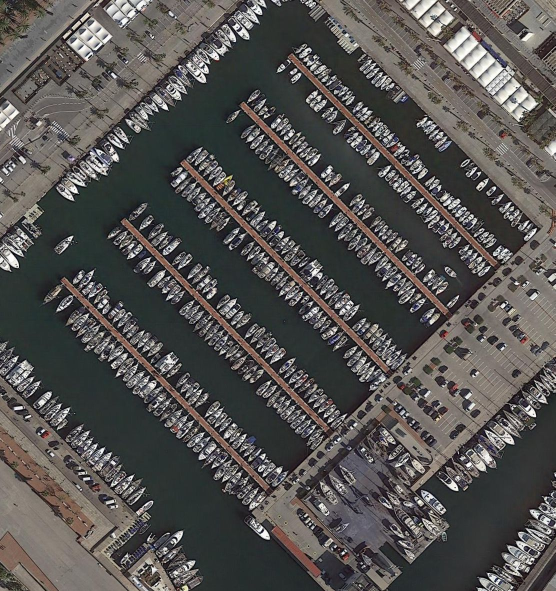
#> input picture datasets/DOTA_devkit/example/images/P0706.jpg, 1111 x 1182 px, given in place of P0706.png, which was not available (shown at 1/2 size)
$ python SplitOnlyImage.py
#> lines starting #> are read from the running program, lines starting #| are printed output that depends on the picture; pictures that were not available may be replaced by others from this repository, and a replacement may not be noted
### DOTA_devkit/dota_utils.py
import sys
import codecs
import numpy as np
import shapely.geometry as shgeo
import os
import re
import math

"""
    some basic functions which are useful for process DOTA data
"""

wordname_15 = ['plane', 'baseball-diamond', 'bridge', 'ground-track-field', 'small-vehicle', 'large-vehicle', 'ship', 'tennis-court',
               'basketball-court', 'storage-tank',  'soccer-ball-field', 'roundabout', 'harbor', 'swimming-pool', 'helicopter']


def custombasename(fullname):
    return os.path.basename(os.path.splitext(fullname)[0])


def GetFileFromThisRootDir(dir, ext=None):
#> called with dir = 'example/images'
    allfiles = []
    needExtFilter = (ext != None)
    for root, dirs, files in os.walk(dir):
        for filespath in files:
            filepath = os.path.join(root, filespath)
            extension = os.path.splitext(filepath)[1][1:]
            if needExtFilter and extension in ext:
                allfiles.append(filepath)
            elif not needExtFilter:
                allfiles.append(filepath)
    return allfiles


# [103 lines left out: functions TuplePoly2Poly, parse_dota_poly, parse_dota_poly2, parse_dota_rec, dots4ToRec4, not called in this run]


def dots4ToRec8(poly):
    xmin, ymin, xmax, ymax = dots4ToRec4(poly)
    return xmin, ymin, xmax, ymin, xmax, ymax, xmin, ymax
    # return dots2ToRec8(dots4ToRec4(poly))


def dots2ToRec8(rec):
    xmin, ymin, xmax, ymax = rec[0], rec[1], rec[2], rec[3]
    return xmin, ymin, xmax, ymin, xmax, ymax, xmin, ymax


# [101 lines left out: functions groundtruth2Task1, Task2groundtruth_poly, polygonToRotRectangle, not called in this run]


def cal_line_length(point1, point2):
    return math.sqrt(math.pow(point1[0] - point2[0], 2) + math.pow(point1[1] - point2[1], 2))


# [29 lines left out: function get_best_begin_point, not called in this run]

### DOTA_devkit/SplitOnlyImage.py
import os
import numpy as np
import cv2
import copy
from . import dota_utils as util


class splitbase():
    def __init__(self,
                 srcpath,
                 dstpath,
                 gap=100,
                 subsize=1024,
                 ext='.png'):
        self.srcpath = srcpath
        self.outpath = dstpath
        self.gap = gap
        self.subsize = subsize
        self.slide = self.subsize - self.gap
        self.srcpath = srcpath
        self.dstpath = dstpath
        self.ext = ext

    def saveimagepatches(self, img, subimgname, left, up, ext='.png'):
        subimg = copy.deepcopy(
            img[up: (up + self.subsize), left: (left + self.subsize)])

        if subimg.shape[0] < self.subsize or subimg.shape[1] < self.subsize:
            shape = np.array(img.shape)
            shape[:2] = self.subsize
            tmpimg = np.zeros(shape)
            tmpimg[:subimg.shape[0], :subimg.shape[1]] = subimg[:, :]
            subimg = tmpimg

        outdir = os.path.join(self.dstpath, subimgname + ext)
        cv2.imwrite(outdir, subimg)

    def SplitSingle(self, name, rate, extent):
#> called with name = 'P0706', rate = 1, extent = '.png'
        img = cv2.imread(os.path.join(self.srcpath, name + extent))
#> img is the input picture: shape (1182, 1111, 3); mean B, G, R 81.4, 83.3, 85.4
        assert np.shape(img) != ()

        if (rate != 1):
            resizeimg = cv2.resize(
                img, None, fx=rate, fy=rate, interpolation=cv2.INTER_CUBIC)
        else:
            resizeimg = img
        outbasename = name + '__' + str(rate) + '__'

        weight = np.shape(resizeimg)[1]
#> weight = 1111
        height = np.shape(resizeimg)[0]
#> height = 1182

        left, up = 0, 0
        while (left < weight):
            if (left + self.subsize >= weight):
                left = max(weight - self.subsize, 0)
            up = 0
            while (up < height):
                if (up + self.subsize >= height):
                    up = max(height - self.subsize, 0)
                subimgname = outbasename + str(left) + '___' + str(up)
                self.saveimagepatches(resizeimg, subimgname, left, up, extent)
                if (up + self.subsize >= height):
                    break
                else:
                    up = up + self.slide
            if (left + self.subsize >= weight):
                break
            else:
                left = left + self.slide
#> this loop made 2 passes
#> pass 1, in saveimagepatches, `subimg = copy.deepcopy( img[up: (up + self.subsize), left: (left + sel..`:
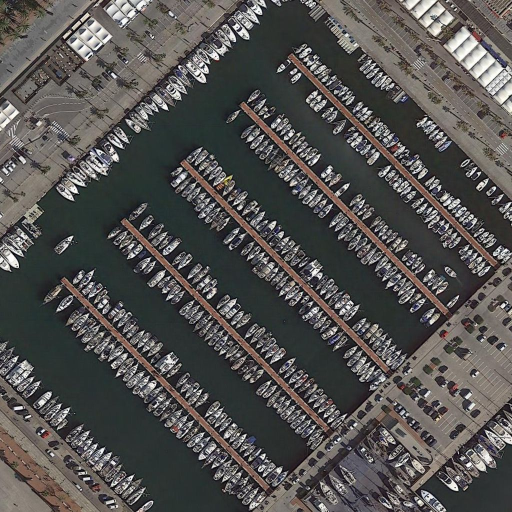
#> subimg: shape (1024, 1024, 3) (shown at 1/2 size); mean B, G, R 80.7, 82.4, 84.2
#> pass 1, in saveimagepatches (call 2), `subimg = copy.deepcopy( img[up: (up + self.subsize), left: (left + sel..`:
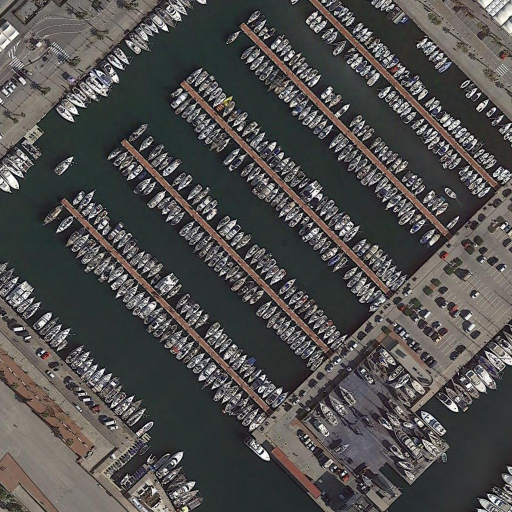
#> subimg: shape (1024, 1024, 3) (shown at 1/2 size); mean B, G, R 77.6, 79, 80.7
#> pass 2, in saveimagepatches (call 3), `subimg = copy.deepcopy( img[up: (up + self.subsize), left: (left + sel..`:
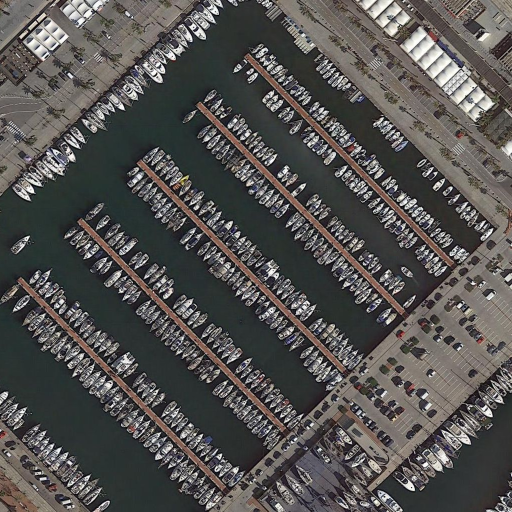
#> subimg: shape (1024, 1024, 3) (shown at 1/2 size); mean B, G, R 81.1, 82.7, 84.6
#> pass 2, in saveimagepatches (call 4), `subimg = copy.deepcopy( img[up: (up + self.subsize), left: (left + sel..`:
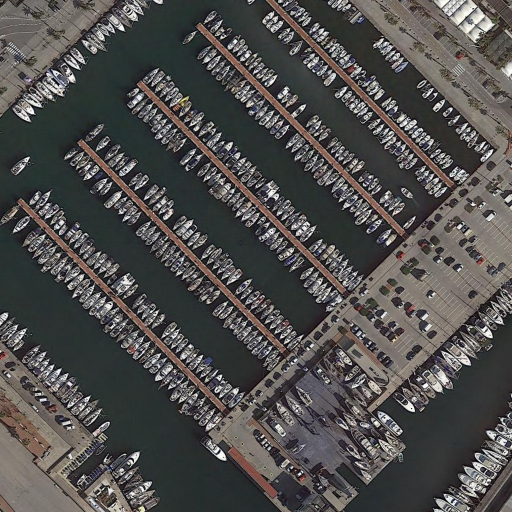
#> subimg: shape (1024, 1024, 3) (shown at 1/2 size); mean B, G, R 77.6, 78.9, 80.6
#> after the loop, left = 87

    def splitdata(self, rate):

        imagelist = util.GetFileFromThisRootDir(self.srcpath)
        imagenames = [util.custombasename(x) for x in imagelist if (
            util.custombasename(x) != 'Thumbs')]
        for name in imagenames:
            self.SplitSingle(name, rate, self.ext)


if __name__ == '__main__':
    split = splitbase(r'example/images',
                      r'example/imagesSplit')
    split.splitdata(1)

$ run again, on datasets/DOTA_devkit/example/images/P1888.jpg
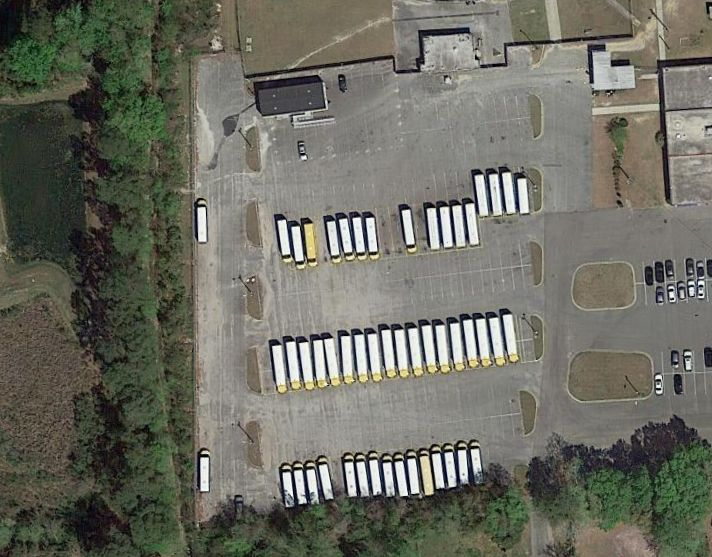
#> input picture datasets/DOTA_devkit/example/images/P1888.jpg, 712 x 557 px, given in place of P1888.png, which was not available
#> in SplitSingle, img is the input picture: shape (557, 712, 3); mean B, G, R 97.5, 107.9, 107.5
#> the loop in SplitSingle, `while (left < weight):` made 1 pass
#> pass 1, in saveimagepatches, `subimg = tmpimg`:
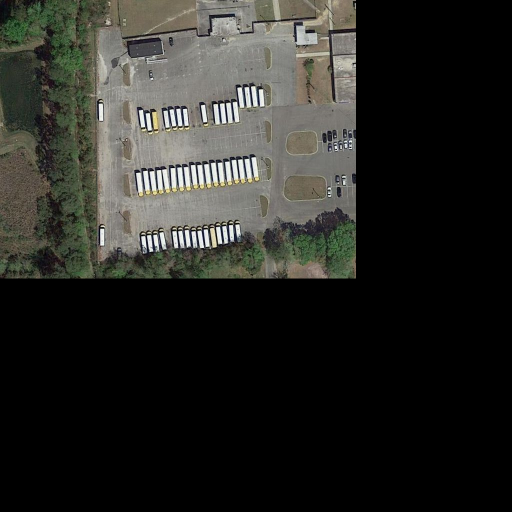
#> subimg: shape (1024, 1024, 3) float64 (shown at 1/2 size); mean of channels 0, 1, 2 36.9, 40.8, 40.6; drawn as B, G, R
#> after the loop in SplitSingle, `while (left < weight):`: left = 0

$ run again, on datasets/DOTA_devkit/example/images/P2598.jpg
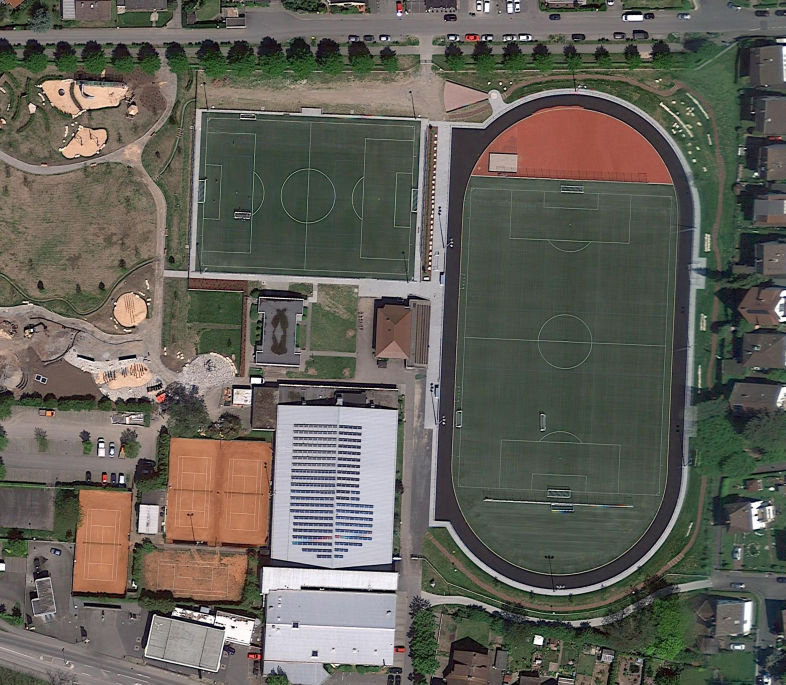
#> input picture datasets/DOTA_devkit/example/images/P2598.jpg, 2356 x 2054 px, given in place of P2598.png, which was not available (shown at 1/3 size)
#> in SplitSingle, img is the input picture: shape (2054, 2356, 3); mean B, G, R 88.8, 97.2, 99.5
#> the loop in SplitSingle, `while (left < weight):` made 3 passes
#> pass 1, in saveimagepatches (call 3), `subimg = copy.deepcopy( img[up: (up + self.subsize), left: (left + sel..`:
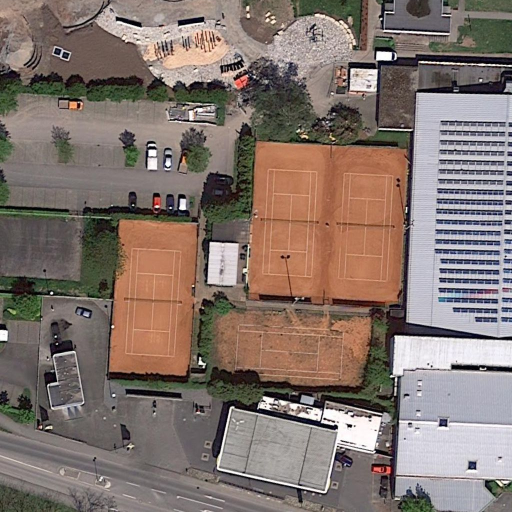
#> subimg: shape (1024, 1024, 3) (shown at 1/2 size); mean B, G, R 109.2, 116.4, 131.1
#> pass 2, in saveimagepatches (call 4), `subimg = copy.deepcopy( img[up: (up + self.subsize), left: (left + sel..`:
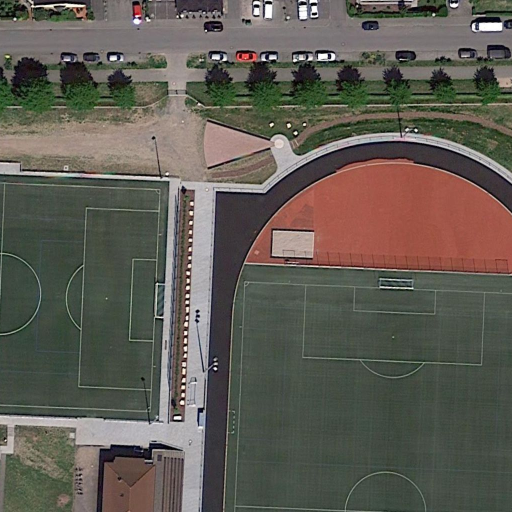
#> subimg: shape (1024, 1024, 3) (shown at 1/2 size); mean B, G, R 83.4, 91.9, 95.8
#> after the loop in SplitSingle, `while (left < weight):`: left = 1332

$ run again, on datasets/DOTA_devkit/example/images/P2709.jpg
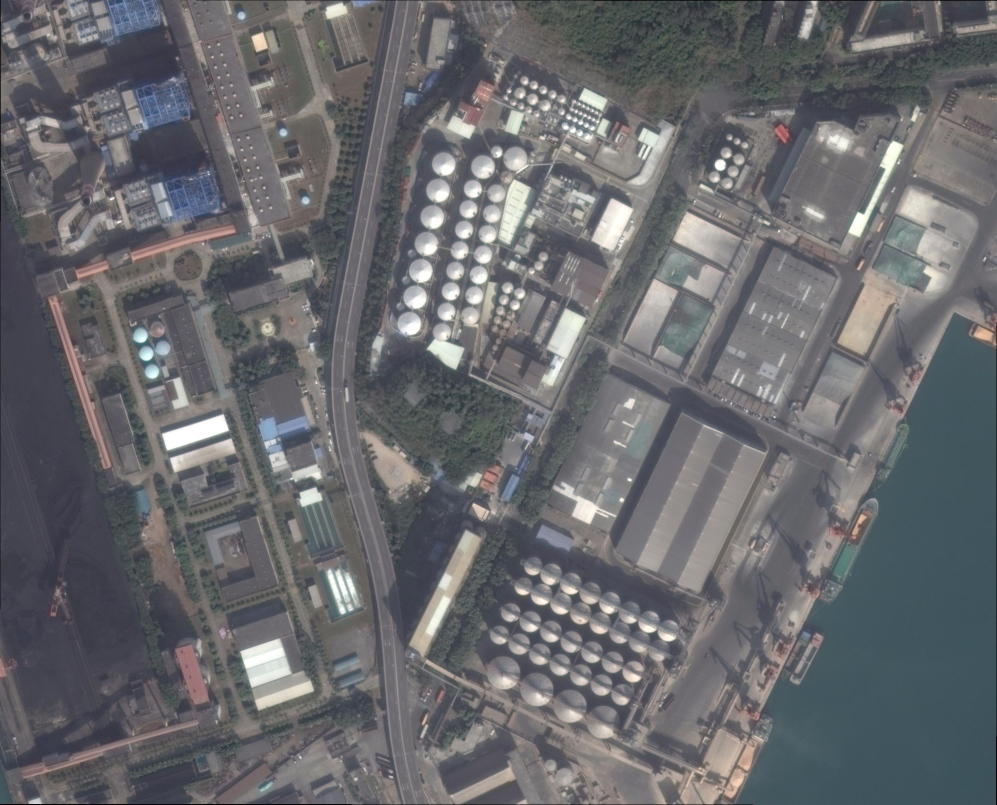
#> input picture datasets/DOTA_devkit/example/images/P2709.jpg, 2990 x 2414 px, given in place of P2709.png, which was not available (shown at 1/3 size)
#> in SplitSingle, img is the input picture: shape (2414, 2990, 3); mean B, G, R 109.2, 105.6, 104.8
#> the loop in SplitSingle, `while (left < weight):` made 4 passes
#> pass 1, in saveimagepatches (call 3), `subimg = copy.deepcopy( img[up: (up + self.subsize), left: (left + sel..`:
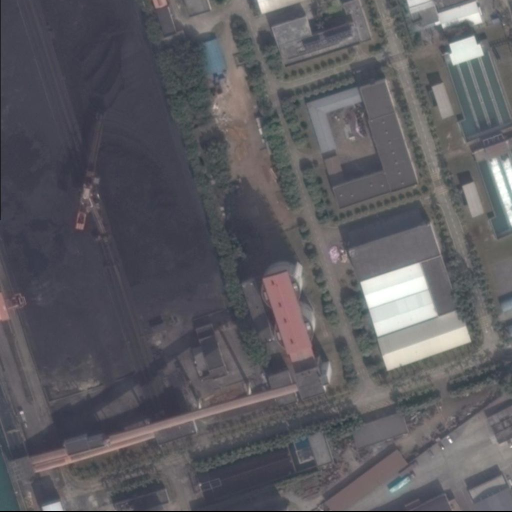
#> subimg: shape (1024, 1024, 3) (shown at 1/2 size); mean B, G, R 96.9, 91.9, 92.7
#> pass 2, in saveimagepatches (call 4), `subimg = copy.deepcopy( img[up: (up + self.subsize), left: (left + sel..`:
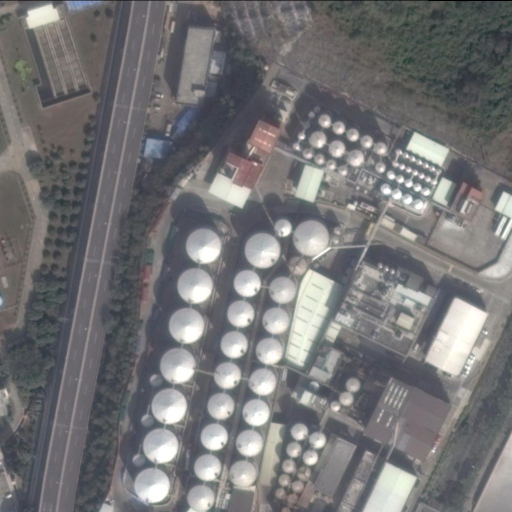
#> subimg: shape (1024, 1024, 3) (shown at 1/2 size); mean B, G, R 118.1, 116.7, 117.1
#> after the loop in SplitSingle, `while (left < weight):`: left = 1966

$ run again, on datasets/DOTA_devkit/example/images/P0770.jpg
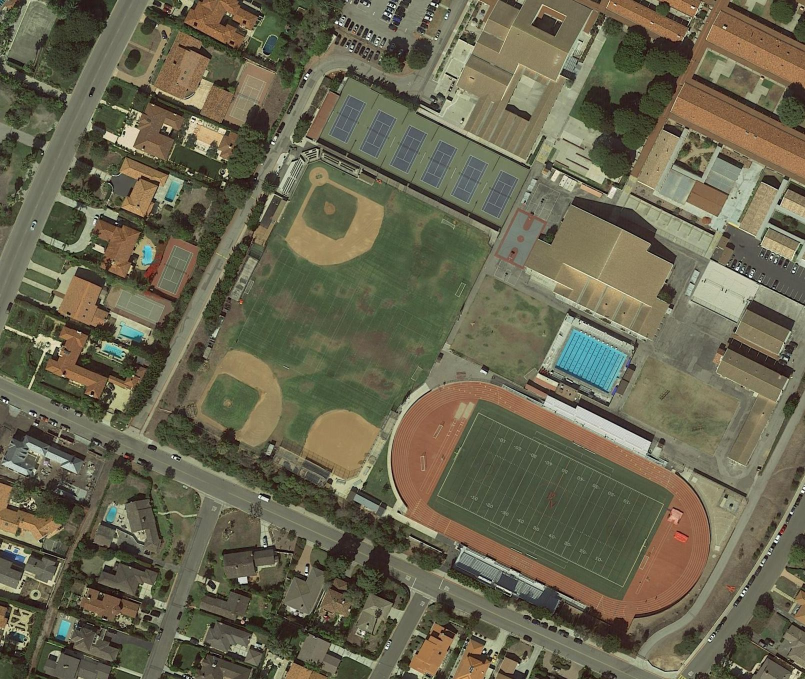
#> input picture datasets/DOTA_devkit/example/images/P0770.jpg, 1610 x 1358 px, given in place of P0770.png, which was not available (shown at 1/2 size)
#> in SplitSingle, img is the input picture: shape (1358, 1610, 3); mean B, G, R 80, 102.1, 105.6
#> the loop in SplitSingle, `while (left < weight):` made 2 passes
#> pass 1, in saveimagepatches (call 2), `subimg = copy.deepcopy( img[up: (up + self.subsize), left: (left + sel..`:
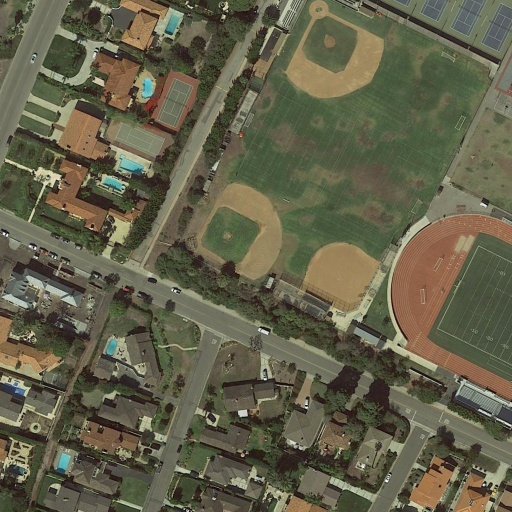
#> subimg: shape (1024, 1024, 3) (shown at 1/2 size); mean B, G, R 74.3, 96.8, 99
#> pass 2, in saveimagepatches (call 4), `subimg = copy.deepcopy( img[up: (up + self.subsize), left: (left + sel..`:
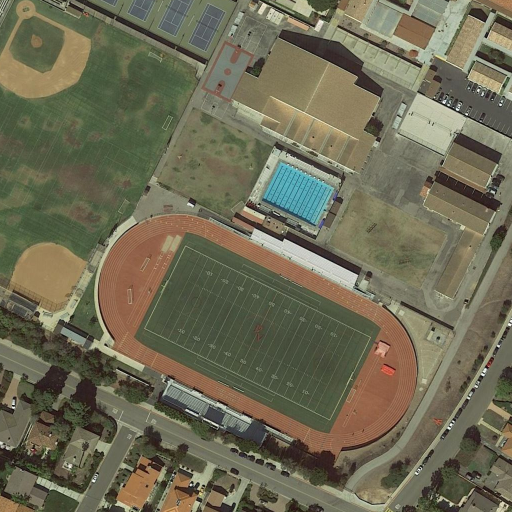
#> subimg: shape (1024, 1024, 3) (shown at 1/2 size); mean B, G, R 84.7, 107.1, 110.3
#> after the loop in SplitSingle, `while (left < weight):`: left = 586
